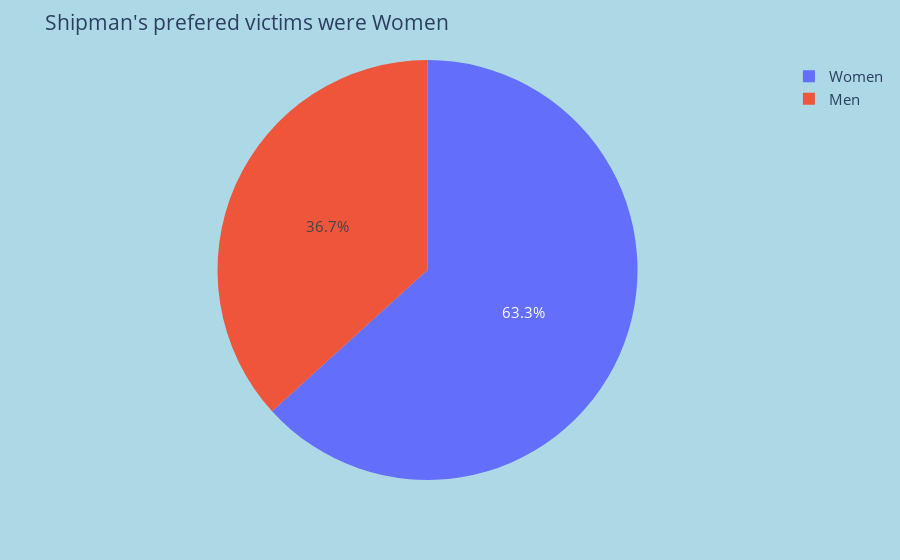

The code cell stored with this chart in its notebook:
### Code cell
import plotly.express as px

gender= df['gender2']
age=df['age']



fig = px.pie(values=age, names=gender)
fig.update_layout(
    title=dict(text="Shipman's prefered victims were Women"), font=dict(size=15)
)
fig.update_layout(paper_bgcolor="lightblue")
fig.show()

### Figure 1 — Plotly figure (JSON) as saved in the notebook; plotly's stock layout.template omitted (floating-point values rounded to 4 significant figures)
{"data": [{"domain": {"x": [0, 1], "y": [0, 1]}, "hovertemplate": "label=%{label}<br>value=%{value}<extra></extra>", "labels": ["Women", "Women", "Women", "Women", "Women", "Women", "Women", "Women", "Women", "Women", "Women", "Women", "Women", "Women", "Women", "Women", "Women", "Women", "Women", "Women", "Women", "Men", "Men", "Women", "Women", "Men", "Men", "Women", "Women", "Men", "Men", "Men", "Men", "Men", "Women", "Women", "Women", "Women", "Women", "Women", "Women", "Women", "Women", "Women", "Women", "Women", "Men", "Men", "Men", "Men", "Men", "Men", "Men", "Men", "Men", "Men", "Men", "Men", "Men", "Women", "Women"], "legendgroup": "", "name": "", "showlegend": true, "type": "pie", "values": [84, 74, 81, 76, 77, 79, 73, 82, 75, 69, 70, 80, 78, 83, 85, 86, 87, 88, 71, 72, 68, 77, 85, 63, 67, 88, 82, 90, 89, 83, 73, 76, 81, 90, 51, 53, 54, 65, 57, 58, 59, 60, 64, 56, 47, 49, 75, 86, 87, 78, 79, 80, 41, 43, 47, 67, 69, 70, 72, 92, 93]}], "layout": {"font": {"size": 15}, "legend": {"tracegroupgap": 0}, "margin": {"t": 60}, "paper_bgcolor": "lightblue", "title": {"text": "Shipman's prefered victims were Women"}}}
